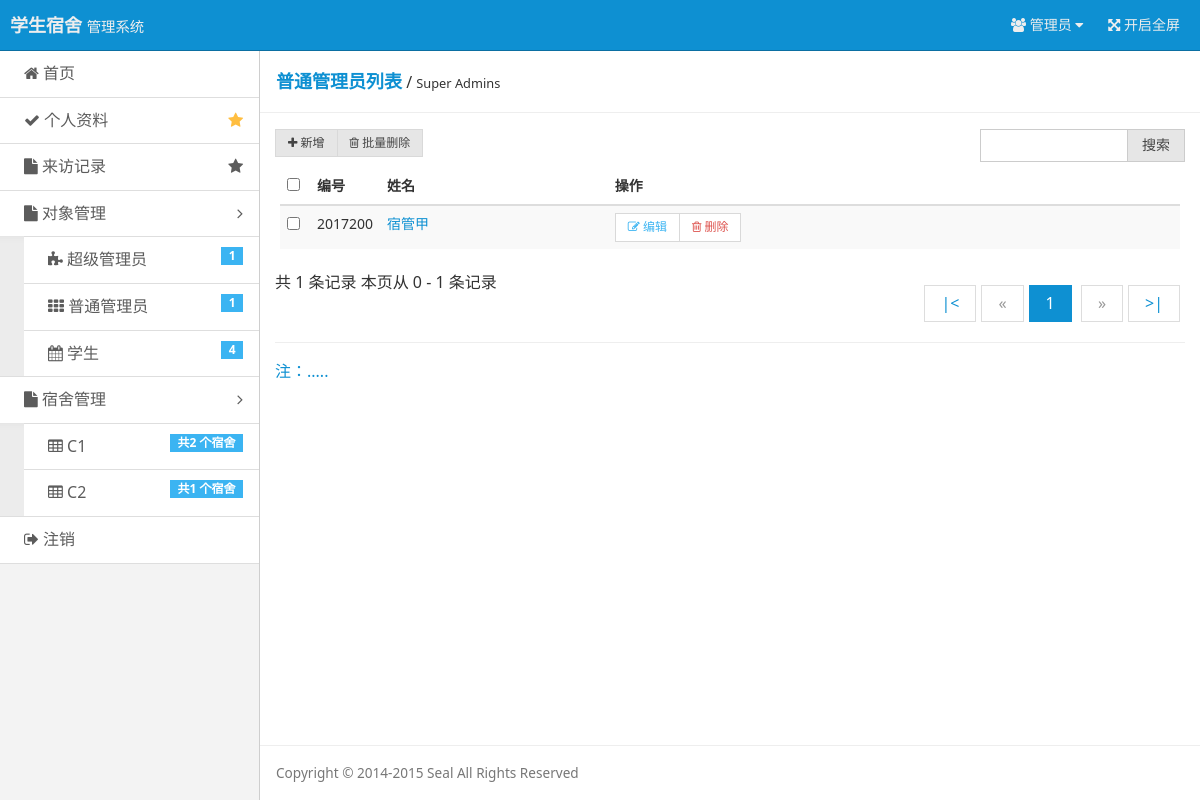
The page /pages/show-admin-normal.php (signed in) on the database its author committed.
### tables this page shows
CREATE TABLE `build`  (
  `Build_Name` varchar(16) NOT NULL COMMENT '宿舍名',
  `Build_Id` varchar(16) NOT NULL COMMENT '宿舍楼',
  `Build_Price` varchar(16) NOT NULL COMMENT '宿舍单价',
  PRIMARY KEY (`Build_Name`) USING BTREE
);

CREATE TABLE `user`  (
  `user_Num` varchar(16) NOT NULL COMMENT '用户编号',
  `Id` varchar(16) NOT NULL COMMENT '用户编号，如果是学生请输入学号',
  `UserName` varchar(16) NOT NULL COMMENT '姓名',
  `Password` varchar(16) NOT NULL COMMENT '登陆密码',
  `Power` varchar(16) NOT NULL COMMENT '用户权限',
  PRIMARY KEY (`Id`) USING BTREE
);

### include/checklogin.php (called while the page is built, shortened)
<?php
$user = $_COOKIE ['user'];
$user_power = $_COOKIE ['user_power'];
if($user == ""){
    header("Location: ?r=login");
    exit();
}else{
    $query = "SELECT * FROM user WHERE Id = '$user'";
    $result = mysqli_query($conn, $query);
    $users = mysqli_fetch_array($result);
    switch ($user_power){
        case 1:
            $user_no = $users ['Id'];
            break;
    }
}
?>

### pages/show-admin-normal.php (the view, shortened to what this page needs)
<?php
require 'connect/database.php';
require 'include/checklogin.php';
$num_rec_per_page = 10;
if (isset($_GET["page"])) {
    $page = $_GET["page"];
} else {
    $page = 1;
};
$start_from = ($page - 1) * $num_rec_per_page;
$super_admin_query_page = "SELECT * FROM user WHERE Power=2 ORDER BY Id LIMIT {$start_from}, {$num_rec_per_page}";
$super_admin_result_page = mysqli_query($conn,$super_admin_query_page) or die ('SQL语句有误：' . mysqli_error($conn));
?>
<!doctype html>
<html class="no-js">
<head>
    <link rel="stylesheet" href="assets/css/amazeui.min.css"/>
    <link rel="stylesheet" href="assets/css/admin.css">
</head>
<body>
<header class="am-topbar am-topbar-inverse admin-header">
    <?php require 'tools/header.php'; ?>
</header>
<div class="am-cf admin-main">
    <?php require 'tools/siderbar.php'; ?>
    <div class="admin-content">
        <div class="admin-content-body">
            <div class="am-cf am-padding am-padding-bottom-0">
                <div class="am-fl am-cf"><strong class="am-text-primary am-text-lg">普通管理员列表</strong> /
                    <small>Super Admins</small>
                </div>
            </div>
            <hr>
            <div class="am-g">
                <div class="am-u-sm-12 am-u-md-6" <?php if ($user_power != 1) echo 'style="display: none;"' ?>>
                    <div class="am-btn-toolbar">
                        <div class="am-btn-group am-btn-group-xs">
                            <button type="button" class="am-btn am-btn-default"><span class="am-icon-plus"></span> 新增
                            </button>
                            <button type="button" class="am-btn am-btn-default"><span class="am-icon-trash-o"></span>
                                批量删除
                            </button>
                        </div>
                    </div>
                </div>
                <div class="am-u-sm-12 am-u-md-3">
                    <div class="am-input-group am-input-group-sm">
                        <input type="text" class="am-form-field">
                        <span class="am-input-group-btn">
            <button class="am-btn am-btn-default" type="button">搜索</button>
          </span>
                    </div>
                </div>
            </div>
            <div class="am-g">
                <div class="am-u-sm-12">
                    <form class="am-form">
                        <table class="am-table am-table-striped am-table-hover table-main">
                            <thead>
                            <tr>
                                <th class="table-check"><input type="checkbox"/></th>
                                <th class="table-id">编号</th>
                                <th class="table-author am-hide-sm-only">姓名</th>
                                <th class="table-set">操作</th>
                            </tr>
                            </thead>
                            <tbody>
                            <?php
                            while ($super_admins = mysqli_fetch_array($super_admin_result_page)) {
                                ?>
                                <tr>
                                    <td><input type="checkbox"/></td>
                                    <td><?php echo $super_admins['Id'] ?></td>
                                    <td class="am-hide-sm-only"><a
                                            href="?r=user-admin-super&Id=<?php echo $super_admins['Id'] ?>"><?php echo $super_admins['UserName'] ?></a>
                                    </td>
                                    <td>
                                        <div class="am-btn-toolbar">
                                            <div class="am-btn-group am-btn-group-xs">
                                                <button class="am-btn am-btn-default am-btn-xs am-text-secondary"
                                                        type="button"
                                                        onclick="location.href='?r=user-admin-super&uno=<?php echo $super_admins['Id'] ?>'">
                                                    <span class="am-icon-pencil-square-o"></span>
                                                    <?php if ($super_admins['Id'] == $user_no || $user_power == 1) echo "编辑"; else echo "查看"; ?>
                                                </button>
                                                <button class="am-btn am-btn-default am-btn-xs am-text-danger"
                                                        type="button" <?php if ($user_power != 1) echo 'style="display: none;"' ?>
                                                        onclick="location.href='#'">
                                                    <span class="am-icon-trash-o"></span> 删除
                                                </button>
                                            </div>
                                        </div>
                                    </td>
                                </tr>
                            <?php } ?>
                            </tbody>
                        </table>
                        <div class="am-cf">
                            共 <?php echo $super_admins_count ?> 条记录
                            <?php
                            if ($start_from + $num_rec_per_page > $super_admins_count) {
                                echo "本页从 $start_from - $super_admins_count 条记录";
                            } else {
                                $end_with = $start_from + $num_rec_per_page;
                                echo "本页从 $start_from - $end_with 条记录";
                            }
                            ?>
                            <div class="am-fr">
                                <ul class="am-pagination">
                                    <?php
                                    $total_records = $super_admins_count;
                                    $total_pages = ceil($total_records / $num_rec_per_page);
                                    echo "<li><a href='?r=list-admin-super&page=1'>" . '|<' . "</a></li>";
                                    $page_forward = $page - 1;
                                    if ($page_forward > 0) {
                                        echo "<li><a href='?r=list-admin-super&page=$page_forward'>«</a></li>";
                                    } else {
                                        echo "<li class=\"am-disabled\"><a href='?r=list-admin-super&page=$page_forward'>«</a></li>";
                                    }
                                    for ($i = 1; $i <= $total_pages; $i++) {
                                        $page_current = "page_current$i";
                                        echo "<li id='$page_current'><a href='?r=list-admin-super&page=" . $i . "'>" . $i . "</a></li> ";
                                    };
                                    $page_next = $page + 1;
                                    if ($page_next <= $total_pages) {
                                        echo "<li><a href='?r=list-admin-super&page={$page_next}'>»</a></li>";
                                    } else {
                                        echo "<li class=\"am-disabled\"><a href='?r=list-admin-super&page=$page_next'>»</a></li>";
                                    }
                                    echo "<li><a href='?r=list-admin-super&page=$total_pages'>" . '>|' . "</li> ";
                                    ?>
                                </ul>
                            </div>
                        </div>
                        <hr/>
                        <p><a>注：.....</a></p>
                    </form>
                </div>
            </div>
        </div>
        <footer class="admin-content-footer">
            <?php require 'tools/footer.php'; ?>
        </footer>
    </div>
</div>
</body>
</html>

### tools/siderbar.php (shortened to what this page needs)
<?php
require 'connect/database.php';
require 'include/checklogin.php';
$super_admins_query=mysqli_query($conn,"SELECT * FROM `user` WHERE Power=1 ORDER BY user_Num DESC");
$super_admins_count=mysqli_num_rows($super_admins_query);
$normal_admin_query=mysqli_query($conn,"SELECT * FROM `user` WHERE Power=2 ORDER BY user_Num DESC");
$normal_admins_count=mysqli_num_rows($normal_admin_query);
$student_query=mysqli_query($conn,"SELECT * FROM `user` WHERE Power=3 ORDER BY user_Num DESC");
$students_count=mysqli_num_rows($student_query);
$dormitory_builds_query=mysqli_query($conn,"SELECT * FROM build ORDER BY Build_Id ");
?>
<div class="admin-sidebar am-offcanvas" id="admin-offcanvas">
    <div class="am-offcanvas-bar admin-offcanvas-bar">
        <ul class="am-list admin-sidebar-list">
            <?php
            switch ($user_power) {
                case 1 :
                    $judge_href = "?r=superadmin";
                    break;
            }
            ?>
            <li><a href="<?php echo $judge_href ?>"><span class="am-icon-home"></span> 首页</a></li>
            <?php
            switch ($user_power) {
                case 1 :
                    $data_href = "?r=user-admin-super&uno={$users['Id']}";
                    break;
            }
            ?>
            <li><a href="<?php echo $data_href ?>" class="am-cf"><span class="am-icon-check"></span> 个人资料<span class="am-icon-star am-fr am-margin-right admin-icon-yellow"></span></a></li>
            <li <?php if ($user_power == 3) echo 'style="display: none;"' ?>><a href="?r=show-visit" class="am-cf"><span class="am-icon-file"></span> 来访记录<span class="am-icon-star am-fr am-margin-right"></span></a></li>
            <li class="admin-parent" <?php if ($user_power == 3) echo 'style="display: none;"' ?>>
                <a class="am-cf" data-am-collapse="{target: '#collapse-nav'}"><span class="am-icon-file"></span> 对象管理 <span class="am-icon-angle-right am-fr am-margin-right"></span></a>
                <ul class="am-list am-collapse admin-sidebar-sub am-in" id="collapse-nav">
                    <li <?php if ($user_power == 2 || $user_power == 3) echo 'style="display: none;"' ?>><a href="?r=show-admin-super"><span class="am-icon-puzzle-piece"></span> 超级管理员 <span class="am-badge am-badge-secondary am-margin-right am-fr"><?php echo $super_admins_count?></span></a></li>
                    <li <?php if ($user_power == 2 || $user_power == 3) echo 'style="display: none;"' ?>><a href="?r=show-admin-normal"><span class="am-icon-th"></span> 普通管理员<span class="am-badge am-badge-secondary am-margin-right am-fr"><?php echo $normal_admins_count?></span></a></li>
                    <li ><a href="?r=show-stu"><span class="am-icon-calendar"></span> 学生 <span class="am-badge am-badge-secondary am-margin-right am-fr"><?php echo $students_count?></span></a></li>
                </ul>
            </li>
            <li class="admin-parent" <?php if ($user_power == 3) echo 'style="display: none;"' ?>>
                <a class="am-cf" data-am-collapse="{target: '#collapse-nav'}"><span class="am-icon-file"></span> 宿舍管理 <span class="am-icon-angle-right am-fr am-margin-right"></span></a>
                <ul class="am-list am-collapse admin-sidebar-sub am-in" id="collapse-nav">
                    <?php
                    while ($dormitory_builds = mysqli_fetch_array($dormitory_builds_query)) {
                        ?>
                        <li><a href="?r=show-dormitories&db_id=<?php echo $dormitory_builds['Build_Id'] ?>"><span
                                        class="am-icon-table"></span> <?php echo $dormitory_builds['Build_Name'] ?>
                                <span
                                        class="am-badge am-badge-secondary am-margin-right am-fr">共<?php echo mysqli_num_rows(mysqli_query($conn,"SELECT * FROM dormitory d,build b WHERE d.Build_Id = b.Build_Id AND b.Build_Name ='{$dormitory_builds['Build_Name']}' ")) ?>
                                    个宿舍</span></a>
                        </li>
                    <?php } ?>
                </ul>
            </li>
            <li><a href="?r=outlogin"><span class="am-icon-sign-out"></span> 注销</a></li>
        </ul>
    </div>
</div>

### assets/css/admin.css (style rules this page uses)
html, body { height: 100%; overflow: hidden; }
ul { margin-top: 0; }
.admin-icon-yellow { color: #ffbe40; }
.admin-header { position: fixed; top: 0; left: 0; right: 0; z-index: 1500; font-size: 1.4rem; margin-bottom: 0; }
.admin-main { position: relative; height: 100%; padding-top: 51px; background: #f3f3f3; }
.admin-sidebar { width: 260px; min-height: 100%; float: left; border-right: 1px solid #cecece; }
.admin-sidebar-list { margin-bottom: 0; }
.admin-sidebar-list li a { color: #5c5c5c; padding-left: 24px; }
.admin-sidebar-list li:first-child { border-top: none; }
.admin-sidebar-sub { margin-top: 0; margin-bottom: 0; box-shadow: 0 16px 8px -15px #e2e2e2 inset; background: #ececec; padding-left: 24px; }
.admin-sidebar-sub li:first-child { border-top: 1px solid #dedede; }
.admin-content { display: -webkit-box; display: -webkit-flex; display: -ms-flexbox; display: flex; -webkit-box-orient: vertical; -webkit-box-direction: normal; -webkit-flex-direction: column; -ms-flex-direction: column; flex-direction: column; background: #fff; }
.admin-content, .admin-sidebar { height: 100%; overflow-x: hidden; overflow-y: scroll; -webkit-overflow-scrolling: touch; }
.admin-content-body { -webkit-box-flex: 1; -webkit-flex: 1 0 auto; -ms-flex: 1 0 auto; flex: 1 0 auto; }
.admin-content-footer { font-size: 85%; color: #777; }
@media only screen and (min-width: 641px) { .admin-sidebar { display: block; position: static; background: none; } }
@media only screen and (min-width: 641px) { .admin-offcanvas-bar { position: static; width: auto; background: none; -webkit-transform: translate3d(0, 0, 0); -ms-transform: translate3d(0, 0, 0); transform: translate3d(0, 0, 0); overflow-y: visible; min-height: 100%; } }
@media only screen and (min-width: 641px) { .admin-offcanvas-bar:after { content: none; } }
.table-main { font-size: 1.4rem; padding: .5rem; }
.table-main button { background: #fff; }
.table-check { width: 30px; }
.table-id { width: 50px; }

### rows shown on the page
build: Build_Name "C1", Build_Name "2"
build: Build_Name "C2", Build_Name "1"
user: Id "2017200", UserName "宿管甲", shows "编辑"

### other values the page prints
$super_admins_count "1"
$normal_admins_count "1"
$students_count "4"
$start_from "0"
